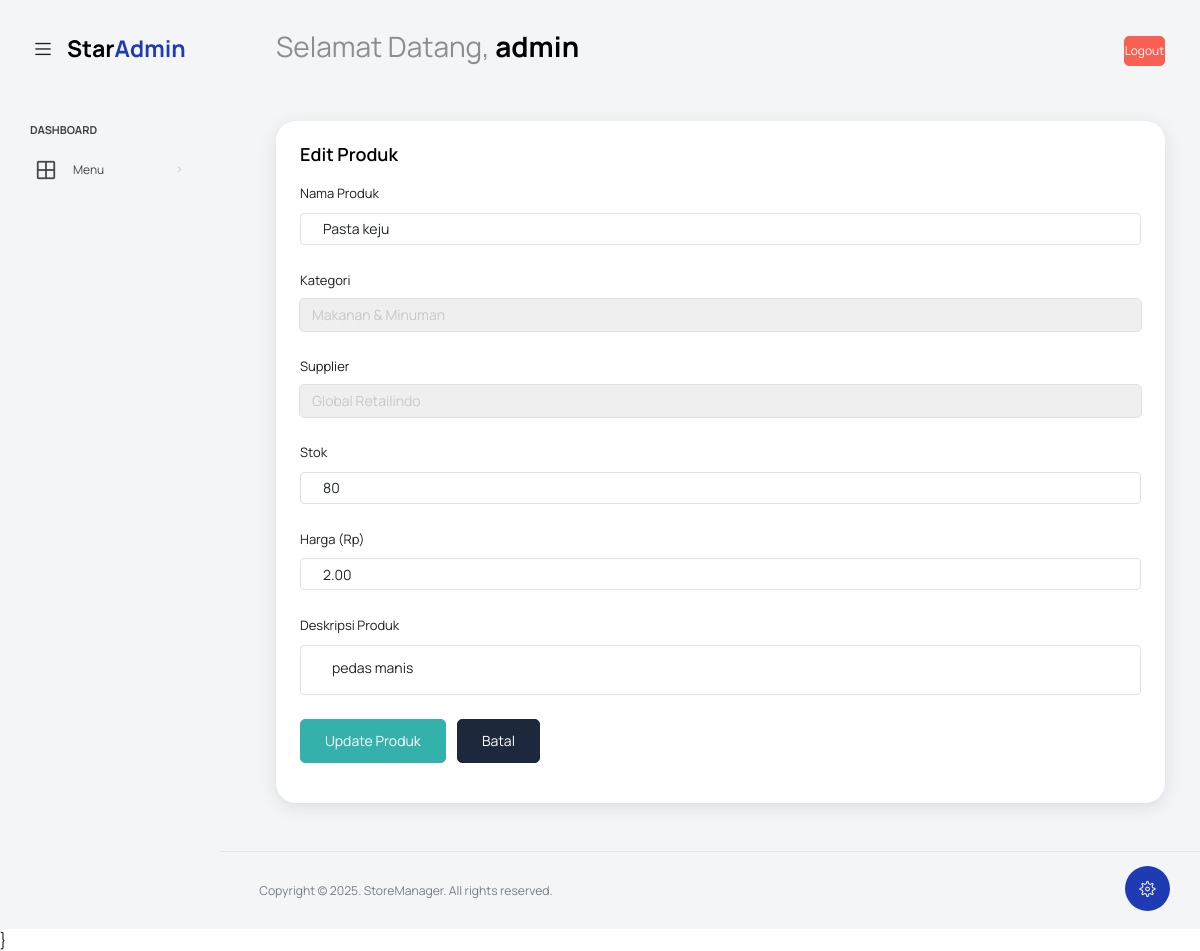
The page /edit_produk.php?id=8 (signed in) on the database its author committed.
### tables this page shows
CREATE TABLE `produk` (
  `id_produk` int(11) NOT NULL,
  `nama_produk` varchar(255) NOT NULL,
  `id_kategori` int(11) NOT NULL,
  `id_supplier` int(11) NOT NULL,
  `stok` int(11) NOT NULL DEFAULT 0,
  `harga` decimal(10,2) NOT NULL,
  `deskripsi` text DEFAULT NULL,
  `tanggal_ditambahkan` timestamp NOT NULL DEFAULT current_timestamp()
);

CREATE TABLE `kategori` (
  `id_kategori` int(11) NOT NULL,
  `nama_kategori` varchar(100) NOT NULL
);

CREATE TABLE `supplier` (
  `id_supplier` int(11) NOT NULL,
  `nama_supplier` varchar(150) NOT NULL,
  `alamat` varchar(255) DEFAULT NULL,
  `telepon` varchar(20) DEFAULT NULL
);

### edit_produk.php (the view, shortened to what this page needs)
<?php
include 'koneksi.php';
$produk_data = null;
if (isset($_GET['id'])) {
    $id_produk = mysqli_real_escape_string($koneksi, $_GET['id']);
    $query_get_produk = "SELECT id_produk, nama_produk, id_kategori, id_supplier, stok, harga, deskripsi FROM produk WHERE id_produk = ?";
    $stmt_get_produk = mysqli_prepare($koneksi, $query_get_produk);
    mysqli_stmt_bind_param($stmt_get_produk, "i", $id_produk);
    mysqli_stmt_execute($stmt_get_produk);
    $result_get_produk = mysqli_stmt_get_result($stmt_get_produk);
    if (mysqli_num_rows($result_get_produk) === 1) {
        $produk_data = mysqli_fetch_assoc($result_get_produk);
    } else {
        $_SESSION['error_message'] = "Produk tidak ditemukan atau ID produk tidak valid.";
        header("Location: daftar_produk.php");
        exit();
    }
} else {
    $_SESSION['error_message'] = "ID produk tidak disediakan.";
    header("Location: daftar_produk.php");
    exit();
}
$kategori_data = [];
$query_kategori = "SELECT id_kategori, nama_kategori FROM kategori ORDER BY nama_kategori ASC";
$result_kategori = mysqli_query($koneksi, $query_kategori);
if ($result_kategori) {
    while ($row = mysqli_fetch_assoc($result_kategori)) {
        $kategori_data[] = $row;
    }
}
$supplier_data = [];
$query_supplier = "SELECT id_supplier, nama_supplier FROM supplier ORDER BY nama_supplier ASC";
$result_supplier = mysqli_query($koneksi, $query_supplier);
if ($result_supplier) {
    while ($row = mysqli_fetch_assoc($result_supplier)) {
        $supplier_data[] = $row;
    }
}
?>
<html>
<head>
    <link rel="stylesheet" href="vendors/feather/feather.css">
    <link rel="stylesheet" href="vendors/mdi/css/materialdesignicons.min.css">
    <link rel="stylesheet" href="vendors/ti-icons/css/themify-icons.css">
    <link rel="stylesheet" href="vendors/typicons/typicons.css">
    <link rel="stylesheet" href="vendors/simple-line-icons/css/simple-line-icons.css">
    <link rel="stylesheet" href="vendors/css/vendor.bundle.base.css">
    <link rel="stylesheet" href="vendors/select2/select2.min.css">
    <link rel="stylesheet" href="vendors/select2-bootstrap-theme/select2-bootstrap.min.css">
    <link rel="stylesheet" href="css/vertical-layout-light/style.css">
    </head>
<body>
    <div class="container-scroller">
        <nav class="flex-row p-0 navbar default-layout col-lg-12 col-12 fixed-top d-flex align-items-top">
            <div class="text-center navbar-brand-wrapper d-flex align-items-center justify-content-start">
                <div class="me-3">
                    <button class="navbar-toggler align-self-center" type="button" data-bs-toggle="minimize">
                        <span class="icon-menu"></span>
                    </button>
                </div>
                <div>
                    <a class="navbar-brand brand-logo" href="home.php">
                        <img src="images/logo.svg" alt="logo" />
                    </a>
                </div>
            </div>
            <div class="navbar-menu-wrapper d-flex align-items-top">
                <ul class="navbar-nav">
                    <li class="nav-item font-weight-semibold d-none d-lg-block ms-0">
                        <h1 class="welcome-text">Selamat Datang, <span class="text-black fw-bold"> <?php echo htmlspecialchars($_SESSION['username']); ?></span> </h1>
                    </li>
                </ul>
                <ul class="navbar-nav ms-auto">
                    <li class="nav-item">
                        <a class="nav-link btn btn-danger text-white" href="logout.php">Logout</a>
                    </li>
                </ul>
            </div>
        </nav>
        <div class="container-fluid page-body-wrapper">
            <div class="theme-setting-wrapper">
                <div id="settings-trigger"><i class="ti-settings"></i></div>
            </div>
            <nav class="sidebar sidebar-offcanvas" id="sidebar">
                <ul class="nav">
                    <li class="nav-item nav-category">Dashboard</li>
                    <li class="nav-item">
                        <a class="nav-link" data-bs-toggle="collapse" href="#ui-basic" aria-expanded="false" aria-controls="ui-basic">
                            <i class="mdi mdi-grid-large menu-icon"></i>
                            <span class="menu-title">Menu</span>
                            <i class="menu-arrow"></i>
                        </a>
                    </li>
                </ul>
            </nav>
            <div class="main-panel">
                <div class="content-wrapper">
                    <div class="row">
                        <div class="col-md-12 grid-margin stretch-card">
                            <div class="card">
                                <div class="card-body">
                                    <h4 class="card-title">Edit Produk</h4>
                                    <?php if ($produk_data) : ?>
                                        <form class="forms-sample" method="post" action="proses_edit_produk.php">
                                            <div class="form-group">
                                                <label for="nama_produk">Nama Produk</label>
                                                <input type="text" class="form-control" id="nama_produk" name="nama_produk" placeholder="Nama Produk" value="<?php echo htmlspecialchars($produk_data['nama_produk']); ?>" required>
                                            </div>
                                            <div class="form-group">
                                                <label for="id_kategori">Kategori</label>
                                                <select class="form-control" id="id_kategori" name="id_kategori" required>
                                                    <?php foreach ($kategori_data as $kategori) : ?>
                                                        <option value="<?php echo htmlspecialchars($kategori['id_kategori']); ?>" <?php echo ($kategori['id_kategori'] == $produk_data['id_kategori']) ? 'selected' : ''; ?>>
                                                            <?php echo htmlspecialchars($kategori['nama_kategori']); ?>
                                                        </option>
                                                    <?php endforeach; ?>
                                                </select>
                                            </div>
                                            <div class="form-group">
                                                <label for="id_supplier">Supplier</label>
                                                <select class="form-control" id="id_supplier" name="id_supplier" required>
                                                    <?php foreach ($supplier_data as $supplier) : ?>
                                                        <option value="<?php echo htmlspecialchars($supplier['id_supplier']); ?>" <?php echo ($supplier['id_supplier'] == $produk_data['id_supplier']) ? 'selected' : ''; ?>>
                                                            <?php echo htmlspecialchars($supplier['nama_supplier']); ?>
                                                        </option>
                                                    <?php endforeach; ?>
                                                </select>
                                            </div>
                                            <div class="form-group">
                                                <label for="stok">Stok</label>
                                                <input type="number" class="form-control" id="stok" name="stok" placeholder="Jumlah Stok" value="<?php echo htmlspecialchars($produk_data['stok']); ?>" min="0" required>
                                            </div>
                                            <div class="form-group">
                                                <label for="harga">Harga (Rp)</label>
                                                <input type="number" step="0.01" class="form-control" id="harga" name="harga" placeholder="Harga Produk" value="<?php echo htmlspecialchars($produk_data['harga']); ?>" required>
                                            </div>
                                            <div class="form-group">
                                                <label for="deskripsi">Deskripsi Produk</label>
                                                <textarea class="form-control form-control-lg" id="deskripsi" name="deskripsi" rows="4" placeholder="Deskripsi lengkap produk"><?php echo htmlspecialchars($produk_data['deskripsi']); ?></textarea>
                                            </div>
                                            <button type="submit" class="btn btn-success me-2">Update Produk</button>
                                            <a href="daftar_produk.php" class="btn btn-dark">Batal</a>
                                        </form>
                                    <?php endif; ?>
                                </div>
                            </div>
                        </div>
                    </div>
                </div>
                <footer class="footer">
                    <div class="d-sm-flex justify-content-center justify-content-sm-between">
                        <span class="text-center text-muted text-sm-left d-block d-sm-inline-block">Copyright © <?php echo date('Y'); ?>. StoreManager. All rights reserved.</span>
                    </div>
                </footer>
            </div>
        </div>
    </div>
    </body>
</html>

### rows shown on the page
produk: nama_produk "Pasta keju", id_kategori "Makanan & Minuman", id_supplier "Global Retailindo", stok "80", harga "2.00", deskripsi "pedas manis"

### other values the page prints
$_SESSION['username'] "admin"
